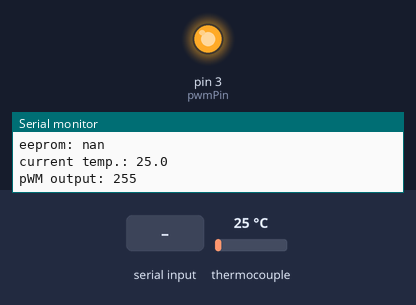
Recording of a sketch running on a simulated Arduino Uno, built with avr-gcc and run on an emulated ATmega328P. Parts: output pins drawn as LEDs (lit = HIGH), the last lines printed to the serial monitor. The test bench sets the inputs (shaded band); at power-on: thermocouple 25 °C. EEPROM starts erased.

Above: at 1.2 s.
1.3 s: "90,45\n" received over Serial
At 3.1 s:
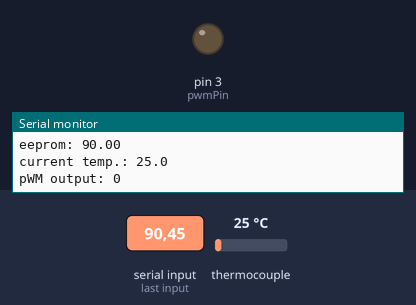
Timing chart, 0 to 4.6 s (numbered marks = the images above; inputs shaded):
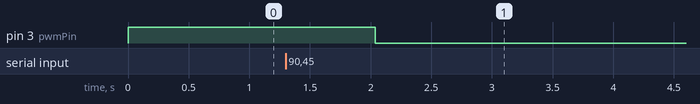

The sketch:

APTC.ino
```cpp
#include "max6675.h"
#include <Wire.h>
#include <PIDController.h>
#include <EEPROM.h>

PIDController pid; //缩写

String comdata = "";//用来存储输入的字符

int soPin = 4; // SO=Serial Out
int csPin = 5; // CS = chip select pin
int sckPin = 6; // SCK = Serial clock pin
MAX6675 thermocouple(sckPin, csPin, soPin);

#define pwmPin 3 // 设定pwm output针脚

float temperature_read = 0.0; //用来存储感器温度
float set_temperature = 30; //设定截至温度
float e_temp = 1.1; //中转eeprom温度
int EEaddress = 2; //eeprom地址

void setup() {
  Serial.begin(9600); //建立串口通讯bit per second (baud rates)
  pinMode(pwmPin, OUTPUT); //设置pin 3为输出
  TCCR2B = TCCR2B & B11111000 | 0x03; // pin 3 and 11 PWM frequency of 980.39 Hz
  pid.begin(); //开始PID，并设置一些参数
  pid.setpoint(150);
  pid.tune(30, 0.7, 200);
  pid.limit(0,255); //限定pid区间
}

void loop() {
  while (Serial.available() > 0) { //用循环语句把串口输入逐一字节存到comdata
    comdata += char(Serial.read());
    delay(2);
  }

  if (comdata.length() > 0){ //如果comdata不为空就运行
    set_temperature = comdata.toFloat(); //将comdata里的字符串转为浮点数，并为设定温度
    comdata = ""; //清空comdata
    EEPROM.put(EEaddress, set_temperature); //把设定温度以浮点数的方式保存到eeprom里
    Serial.println("new temperature will be set."); //告诉用户，温度设置成功
  }

  EEPROM.get(EEaddress, e_temp); //读取eeprom
  set_temperature = e_temp; //使用eeprom里的数为设定温度，掉电后这个温度也不会变

  temperature_read = thermocouple.readCelsius(); //读取传感器温度，并存起来
  int output = pid.compute(temperature_read); //pid方法计算pwm输出
  pid.setpoint(set_temperature);
  analogWrite(pwmPin, output); //输出pwm值
  Serial.print("set temperature: ");
  Serial.println(set_temperature); // wanted temperature
  Serial.print("eeprom: ");
  Serial.println(e_temp);
  Serial.print("current temp.: ");
  Serial.println(thermocouple.readCelsius(), 1); //curent temperature
  Serial.print("pWM output: ");
  Serial.println(output); // pwm output
  Serial.print("\n\n\n");
  delay(1998);
}


// Arduino EEPROM读写实例 https://www.songbingjia.com/nginx/show-178599.html
// Temperature PID controller - Arduino http://electronoobs.com/eng_arduino_tut24.php
// PIDArduino https://github.com/DonnyCraft1/PIDArduino
//  Arduino PID Temperature Controller using MAX6675 K-Thermocouple to Digital Converter IC https://circuitdigest.com/microcontroller-projects/arduino-pid-temperature-controller#:~:text=As%20the%20name%20suggests%20a,the%20current%20temperature%20and%20setpoint
//Arduino学习笔记A6 - Arduino串口接收字符串 https://www.geek-workshop.com/thread-158-1-1.html
//Interfacing MAX6675 Thermocouple Module with Arduino https://electropeak.com/learn/interfacing-max6675-k-type-thermocouple-module-with-arduino/
```
